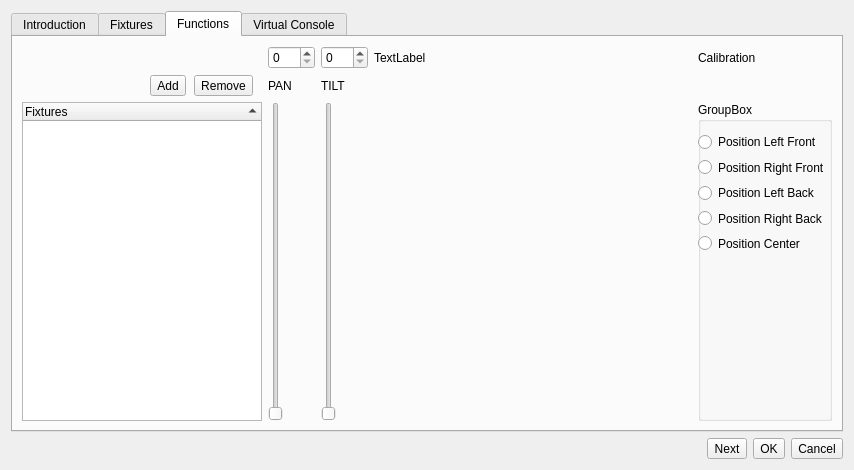
<?xml version="1.0" encoding="UTF-8"?>
<ui version="4.0">
 <class>FixtureCalibration</class>
 <widget class="QDialog" name="FixtureCalibration">
  <property name="windowModality">
   <enum>Qt::WindowModal</enum>
  </property>
  <property name="geometry">
   <rect>
    <x>0</x>
    <y>0</y>
    <width>854</width>
    <height>470</height>
   </rect>
  </property>
  <property name="windowTitle">
   <string>Function Wizard</string>
  </property>
  <property name="modal">
   <bool>true</bool>
  </property>
  <layout class="QGridLayout" name="gridLayout_2">
   <item row="1" column="0">
    <widget class="QTabWidget" name="m_tabWidget">
     <property name="currentIndex">
      <number>2</number>
     </property>
     <widget class="QWidget" name="m_introTab">
      <attribute name="title">
       <string>Introduction</string>
      </attribute>
      <layout class="QGridLayout" name="gridLayout_4">
       <item row="0" column="1">
        <widget class="QTextBrowser" name="m_introText">
         <property name="frameShape">
          <enum>QFrame::NoFrame</enum>
         </property>
         <property name="html">
          <string>&lt;!DOCTYPE HTML PUBLIC &quot;-//W3C//DTD HTML 4.0//EN&quot; &quot;http://www.w3.org/TR/REC-html40/strict.dtd&quot;&gt;
&lt;html&gt;&lt;head&gt;&lt;meta name=&quot;qrichtext&quot; content=&quot;1&quot; /&gt;&lt;style type=&quot;text/css&quot;&gt;
p, li { white-space: pre-wrap; }
&lt;/style&gt;&lt;/head&gt;&lt;body style=&quot; font-family:'MS Shell Dlg 2'; font-size:8.25pt; font-weight:400; font-style:normal;&quot;&gt;
&lt;p style=&quot; margin-top:0px; margin-bottom:0px; margin-left:0px; margin-right:0px; -qt-block-indent:0; text-indent:0px;&quot;&gt;&lt;span style=&quot; font-family:'Sans Serif'; font-size:9pt; font-weight:600;&quot;&gt;Welcome to the QLC+ wizard!&lt;/span&gt;&lt;/p&gt;
&lt;p style=&quot;-qt-paragraph-type:empty; margin-top:0px; margin-bottom:0px; margin-left:0px; margin-right:0px; -qt-block-indent:0; text-indent:0px; font-family:'Sans Serif'; font-size:9pt;&quot;&gt;&lt;br /&gt;&lt;/p&gt;
&lt;p style=&quot; margin-top:0px; margin-bottom:0px; margin-left:0px; margin-right:0px; -qt-block-indent:0; text-indent:0px;&quot;&gt;&lt;span style=&quot; font-family:'Sans Serif'; font-size:9pt;&quot;&gt;This is a guided procedure that will allow you to start using QLC+ in a few minutes.&lt;/span&gt;&lt;/p&gt;
&lt;p style=&quot; margin-top:0px; margin-bottom:0px; margin-left:0px; margin-right:0px; -qt-block-indent:0; text-indent:0px;&quot;&gt;&lt;span style=&quot; font-family:'Sans Serif'; font-size:9pt;&quot;&gt;It basically consists in three simple steps:&lt;/span&gt;&lt;/p&gt;
&lt;p style=&quot; margin-top:0px; margin-bottom:0px; margin-left:0px; margin-right:0px; -qt-block-indent:0; text-indent:0px;&quot;&gt;&lt;span style=&quot; font-family:'Sans Serif'; font-size:9pt;&quot;&gt;1- add fixtures&lt;/span&gt;&lt;/p&gt;
&lt;p style=&quot; margin-top:0px; margin-bottom:0px; margin-left:0px; margin-right:0px; -qt-block-indent:0; text-indent:0px;&quot;&gt;&lt;span style=&quot; font-family:'Sans Serif'; font-size:9pt;&quot;&gt;2- select capabilities to create functions&lt;/span&gt;&lt;/p&gt;
&lt;p style=&quot; margin-top:0px; margin-bottom:0px; margin-left:0px; margin-right:0px; -qt-block-indent:0; text-indent:0px;&quot;&gt;&lt;span style=&quot; font-family:'Sans Serif'; font-size:9pt;&quot;&gt;3- add widgets to the Virtual Console&lt;/span&gt;&lt;/p&gt;
&lt;p style=&quot;-qt-paragraph-type:empty; margin-top:0px; margin-bottom:0px; margin-left:0px; margin-right:0px; -qt-block-indent:0; text-indent:0px; font-family:'Sans Serif'; font-size:9pt;&quot;&gt;&lt;br /&gt;&lt;/p&gt;
&lt;p style=&quot; margin-top:0px; margin-bottom:0px; margin-left:0px; margin-right:0px; -qt-block-indent:0; text-indent:0px;&quot;&gt;&lt;span style=&quot; font-family:'Sans Serif'; font-size:9pt;&quot;&gt;To move from a step to another press the &amp;quot;Next&amp;quot; button&lt;/span&gt;&lt;/p&gt;&lt;/body&gt;&lt;/html&gt;</string>
         </property>
        </widget>
       </item>
       <item row="0" column="0">
        <widget class="QTextBrowser" name="m_wizardLogo">
         <property name="frameShape">
          <enum>QFrame::NoFrame</enum>
         </property>
         <property name="html">
          <string notr="true">&lt;!DOCTYPE HTML PUBLIC &quot;-//W3C//DTD HTML 4.0//EN&quot; &quot;http://www.w3.org/TR/REC-html40/strict.dtd&quot;&gt;
&lt;html&gt;&lt;head&gt;&lt;meta name=&quot;qrichtext&quot; content=&quot;1&quot; /&gt;&lt;style type=&quot;text/css&quot;&gt;
p, li { white-space: pre-wrap; }
&lt;/style&gt;&lt;/head&gt;&lt;body style=&quot; font-family:'MS Shell Dlg 2'; font-size:8.25pt; font-weight:400; font-style:normal;&quot;&gt;
&lt;p style=&quot; margin-top:0px; margin-bottom:0px; margin-left:0px; margin-right:0px; -qt-block-indent:0; text-indent:0px;&quot;&gt;&lt;img src=&quot;:/wizard_256.png&quot; /&gt;&lt;/p&gt;&lt;/body&gt;&lt;/html&gt;</string>
         </property>
        </widget>
       </item>
      </layout>
     </widget>
     <widget class="QWidget" name="m_fixturesTab">
      <attribute name="title">
       <string>Fixtures</string>
      </attribute>
      <layout class="QGridLayout" name="gridLayout_3">
       <item row="0" column="0" colspan="5">
        <widget class="QTextBrowser" name="m_fxHint">
         <property name="sizePolicy">
          <sizepolicy hsizetype="Expanding" vsizetype="Fixed">
           <horstretch>0</horstretch>
           <verstretch>0</verstretch>
          </sizepolicy>
         </property>
         <property name="minimumSize">
          <size>
           <width>0</width>
           <height>40</height>
          </size>
         </property>
         <property name="maximumSize">
          <size>
           <width>16777215</width>
           <height>40</height>
          </size>
         </property>
         <property name="html">
          <string>&lt;!DOCTYPE HTML PUBLIC &quot;-//W3C//DTD HTML 4.0//EN&quot; &quot;http://www.w3.org/TR/REC-html40/strict.dtd&quot;&gt;
&lt;html&gt;&lt;head&gt;&lt;meta name=&quot;qrichtext&quot; content=&quot;1&quot; /&gt;&lt;style type=&quot;text/css&quot;&gt;
p, li { white-space: pre-wrap; }
&lt;/style&gt;&lt;/head&gt;&lt;body style=&quot; font-family:'MS Shell Dlg 2'; font-size:8.25pt; font-weight:400; font-style:normal;&quot;&gt;
&lt;p style=&quot; margin-top:0px; margin-bottom:0px; margin-left:0px; margin-right:0px; -qt-block-indent:0; text-indent:0px;&quot;&gt;&lt;img src=&quot;:/wizard.png&quot; width=&quot;24&quot; /&gt;&lt;span style=&quot; font-family:'Sans Serif'; font-size:9pt;&quot;&gt; Add the fixtures for which you want to create functions and widgets&lt;/span&gt;&lt;/p&gt;&lt;/body&gt;&lt;/html&gt;</string>
         </property>
        </widget>
       </item>
       <item row="3" column="4">
        <spacer name="verticalSpacer">
         <property name="orientation">
          <enum>Qt::Vertical</enum>
         </property>
         <property name="sizeHint" stdset="0">
          <size>
           <width>20</width>
           <height>211</height>
          </size>
         </property>
        </spacer>
       </item>
      </layout>
     </widget>
     <widget class="QWidget" name="m_functionsTab">
      <attribute name="title">
       <string>Functions</string>
      </attribute>
      <layout class="QGridLayout" name="gridLayout">
       <item row="0" column="0">
        <layout class="QGridLayout" name="gridLayout_5">
         <item row="2" column="0">
          <widget class="QTreeWidget" name="m_fixtureTree">
           <property name="toolTip">
            <string>Fixtures that will be included in automatic function creation</string>
           </property>
           <property name="alternatingRowColors">
            <bool>true</bool>
           </property>
           <property name="selectionMode">
            <enum>QAbstractItemView::ExtendedSelection</enum>
           </property>
           <property name="sortingEnabled">
            <bool>true</bool>
           </property>
           <property name="allColumnsShowFocus">
            <bool>true</bool>
           </property>
           <column>
            <property name="text">
             <string>Fixtures</string>
            </property>
           </column>
          </widget>
         </item>
         <item row="2" column="5">
          <widget class="QSlider" name="sliderTilt">
           <property name="sizePolicy">
            <sizepolicy hsizetype="Fixed" vsizetype="Expanding">
             <horstretch>0</horstretch>
             <verstretch>0</verstretch>
            </sizepolicy>
           </property>
           <property name="autoFillBackground">
            <bool>false</bool>
           </property>
           <property name="maximum">
            <number>255</number>
           </property>
           <property name="orientation">
            <enum>Qt::Vertical</enum>
           </property>
           <property name="tickPosition">
            <enum>QSlider::NoTicks</enum>
           </property>
          </widget>
         </item>
         <item row="2" column="3">
          <widget class="QSlider" name="SliderPan">
           <property name="maximum">
            <number>255</number>
           </property>
           <property name="orientation">
            <enum>Qt::Vertical</enum>
           </property>
           <property name="tickPosition">
            <enum>QSlider::NoTicks</enum>
           </property>
           <property name="tickInterval">
            <number>10</number>
           </property>
          </widget>
         </item>
         <item row="0" column="5">
          <widget class="QSpinBox" name="spinBoxTilt">
           <property name="maximum">
            <number>255</number>
           </property>
          </widget>
         </item>
         <item row="2" column="8">
          <layout class="QVBoxLayout" name="verticalLayout_3">
           <item>
            <widget class="QGroupBox" name="grpPosition">
             <property name="title">
              <string>GroupBox</string>
             </property>
             <widget class="QWidget" name="verticalLayoutWidget">
              <property name="geometry">
               <rect>
                <x>0</x>
                <y>30</y>
                <width>160</width>
                <height>121</height>
               </rect>
              </property>
              <layout class="QVBoxLayout" name="verticalLayout_2">
               <item>
                <widget class="QRadioButton" name="rbLeftF">
                 <property name="text">
                  <string>Position Left Front</string>
                 </property>
                </widget>
               </item>
               <item>
                <widget class="QRadioButton" name="rbRightF">
                 <property name="text">
                  <string>Position Right Front</string>
                 </property>
                </widget>
               </item>
               <item>
                <widget class="QRadioButton" name="rbLeftB">
                 <property name="text">
                  <string>Position Left Back</string>
                 </property>
                </widget>
               </item>
               <item>
                <widget class="QRadioButton" name="rbRightB">
                 <property name="text">
                  <string>Position Right Back</string>
                 </property>
                </widget>
               </item>
               <item>
                <widget class="QRadioButton" name="rbCenter">
                 <property name="text">
                  <string>Position Center</string>
                 </property>
                </widget>
               </item>
              </layout>
             </widget>
            </widget>
           </item>
          </layout>
         </item>
         <item row="1" column="5">
          <widget class="QLabel" name="label_3">
           <property name="text">
            <string>TILT</string>
           </property>
          </widget>
         </item>
         <item row="1" column="3">
          <widget class="QLabel" name="label_2">
           <property name="text">
            <string>PAN</string>
           </property>
          </widget>
         </item>
         <item row="0" column="3">
          <widget class="QSpinBox" name="spinBoxPan">
           <property name="maximum">
            <number>255</number>
           </property>
          </widget>
         </item>
         <item row="1" column="0">
          <layout class="QHBoxLayout" name="horizontalLayout_2">
           <property name="spacing">
            <number>0</number>
           </property>
           <property name="leftMargin">
            <number>120</number>
           </property>
           <item>
            <widget class="QToolButton" name="m_addButton">
             <property name="toolTip">
              <string>Select fixtures that will be included in the automatically created functions</string>
             </property>
             <property name="text">
              <string>Add</string>
             </property>
             <property name="icon">
              <iconset resource="qlcui.qrc">
               <normaloff>:/edit_add.png</normaloff>:/edit_add.png</iconset>
             </property>
             <property name="iconSize">
              <size>
               <width>32</width>
               <height>32</height>
              </size>
             </property>
            </widget>
           </item>
           <item>
            <widget class="QToolButton" name="m_removeButton">
             <property name="toolTip">
              <string>Don't include selected fixtures in the created functions</string>
             </property>
             <property name="text">
              <string>Remove</string>
             </property>
             <property name="icon">
              <iconset resource="qlcui.qrc">
               <normaloff>:/edit_remove.png</normaloff>:/edit_remove.png</iconset>
             </property>
             <property name="iconSize">
              <size>
               <width>32</width>
               <height>32</height>
              </size>
             </property>
            </widget>
           </item>
          </layout>
         </item>
         <item row="2" column="6" colspan="2">
          <layout class="QGridLayout" name="m_gridLayoutArea">
           <property name="sizeConstraint">
            <enum>QLayout::SetDefaultConstraint</enum>
           </property>
          </layout>
         </item>
         <item row="1" column="6" colspan="2">
          <spacer name="horizontalSpacer_2">
           <property name="orientation">
            <enum>Qt::Horizontal</enum>
           </property>
           <property name="sizeHint" stdset="0">
            <size>
             <width>350</width>
             <height>0</height>
            </size>
           </property>
          </spacer>
         </item>
         <item row="0" column="8">
          <widget class="QLabel" name="label">
           <property name="text">
            <string>Calibration</string>
           </property>
          </widget>
         </item>
         <item row="0" column="6">
          <widget class="QLabel" name="lblNomFixture">
           <property name="text">
            <string>TextLabel</string>
           </property>
          </widget>
         </item>
         <item row="1" column="8">
          <spacer name="horizontalSpacer_3">
           <property name="orientation">
            <enum>Qt::Horizontal</enum>
           </property>
           <property name="sizeHint" stdset="0">
            <size>
             <width>150</width>
             <height>20</height>
            </size>
           </property>
          </spacer>
         </item>
        </layout>
       </item>
      </layout>
     </widget>
     <widget class="QWidget" name="m_vcTab">
      <attribute name="title">
       <string>Virtual Console</string>
      </attribute>
      <layout class="QVBoxLayout" name="verticalLayout">
       <item>
        <widget class="QTextBrowser" name="textBrowser_2">
         <property name="minimumSize">
          <size>
           <width>0</width>
           <height>55</height>
          </size>
         </property>
         <property name="maximumSize">
          <size>
           <width>16777215</width>
           <height>55</height>
          </size>
         </property>
         <property name="html">
          <string>&lt;!DOCTYPE HTML PUBLIC &quot;-//W3C//DTD HTML 4.0//EN&quot; &quot;http://www.w3.org/TR/REC-html40/strict.dtd&quot;&gt;
&lt;html&gt;&lt;head&gt;&lt;meta name=&quot;qrichtext&quot; content=&quot;1&quot; /&gt;&lt;style type=&quot;text/css&quot;&gt;
p, li { white-space: pre-wrap; }
&lt;/style&gt;&lt;/head&gt;&lt;body style=&quot; font-family:'MS Shell Dlg 2'; font-size:8.25pt; font-weight:400; font-style:normal;&quot;&gt;
&lt;p style=&quot; margin-top:0px; margin-bottom:0px; margin-left:0px; margin-right:0px; -qt-block-indent:0; text-indent:0px;&quot;&gt;&lt;img src=&quot;:/wizard.png&quot; width=&quot;24&quot; /&gt;&lt;span style=&quot; font-family:'Sans Serif'; font-size:9pt;&quot;&gt; Based on the functions you selected, I can create the following widgets on your Virtual Console. Just check which ones you need.&lt;/span&gt;&lt;/p&gt;&lt;/body&gt;&lt;/html&gt;</string>
         </property>
        </widget>
       </item>
       <item>
        <widget class="QTreeWidget" name="m_widgetsTree">
         <column>
          <property name="text">
           <string>Widgets</string>
          </property>
         </column>
        </widget>
       </item>
      </layout>
     </widget>
    </widget>
   </item>
   <item row="3" column="0">
    <layout class="QHBoxLayout" name="horizontalLayout">
     <item>
      <spacer name="horizontalSpacer">
       <property name="orientation">
        <enum>Qt::Horizontal</enum>
       </property>
       <property name="sizeHint" stdset="0">
        <size>
         <width>40</width>
         <height>20</height>
        </size>
       </property>
      </spacer>
     </item>
     <item>
      <widget class="QToolButton" name="m_nextButton">
       <property name="layoutDirection">
        <enum>Qt::RightToLeft</enum>
       </property>
       <property name="text">
        <string>Next</string>
       </property>
       <property name="icon">
        <iconset resource="qlcui.qrc">
         <normaloff>:/forward.png</normaloff>:/forward.png</iconset>
       </property>
       <property name="toolButtonStyle">
        <enum>Qt::ToolButtonTextBesideIcon</enum>
       </property>
      </widget>
     </item>
     <item>
      <widget class="QToolButton" name="m_okButton">
       <property name="text">
        <string>OK</string>
       </property>
       <property name="icon">
        <iconset resource="qlcui.qrc">
         <normaloff>:/check.png</normaloff>:/check.png</iconset>
       </property>
       <property name="toolButtonStyle">
        <enum>Qt::ToolButtonTextBesideIcon</enum>
       </property>
      </widget>
     </item>
     <item>
      <widget class="QToolButton" name="m_cancelButton">
       <property name="text">
        <string>Cancel</string>
       </property>
       <property name="icon">
        <iconset resource="qlcui.qrc">
         <normaloff>:/uncheck.png</normaloff>:/uncheck.png</iconset>
       </property>
       <property name="toolButtonStyle">
        <enum>Qt::ToolButtonTextBesideIcon</enum>
       </property>
      </widget>
     </item>
    </layout>
   </item>
  </layout>
 </widget>
 <resources>
  <include location="qlcui.qrc"/>
  <include location="qlcui.qrc"/>
 </resources>
 <connections>
  <connection>
   <sender>m_okButton</sender>
   <signal>clicked()</signal>
   <receiver>FixtureCalibration</receiver>
   <slot>accept()</slot>
   <hints>
    <hint type="sourcelabel">
     <x>507</x>
     <y>508</y>
    </hint>
    <hint type="destinationlabel">
     <x>305</x>
     <y>264</y>
    </hint>
   </hints>
  </connection>
  <connection>
   <sender>m_cancelButton</sender>
   <signal>clicked()</signal>
   <receiver>FixtureCalibration</receiver>
   <slot>reject()</slot>
   <hints>
    <hint type="sourcelabel">
     <x>569</x>
     <y>508</y>
    </hint>
    <hint type="destinationlabel">
     <x>305</x>
     <y>264</y>
    </hint>
   </hints>
  </connection>
  <connection>
   <sender>m_addButton</sender>
   <signal>clicked()</signal>
   <receiver>FixtureCalibration</receiver>
   <slot>slotAddClicked()</slot>
   <hints>
    <hint type="sourcelabel">
     <x>570</x>
     <y>104</y>
    </hint>
    <hint type="destinationlabel">
     <x>305</x>
     <y>264</y>
    </hint>
   </hints>
  </connection>
 </connections>
 <slots>
  <slot>slotAddClicked()</slot>
  <slot>slotRemoveClicked()</slot>
 </slots>
</ui>
